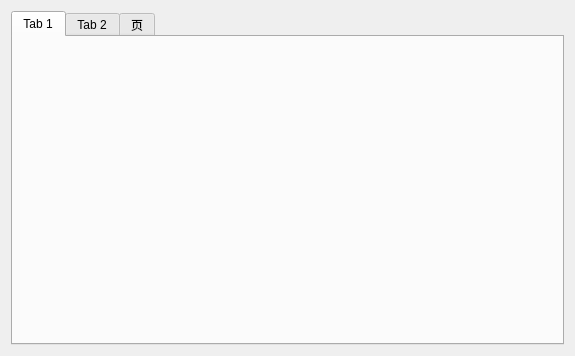
<?xml version="1.0" encoding="UTF-8"?>
<ui version="4.0">
 <class>settingDialog</class>
 <widget class="QDialog" name="settingDialog">
  <property name="geometry">
   <rect>
    <x>0</x>
    <y>0</y>
    <width>575</width>
    <height>356</height>
   </rect>
  </property>
  <property name="windowTitle">
   <string>Dialog</string>
  </property>
  <layout class="QGridLayout" name="gridLayout">
   <item row="0" column="0">
    <widget class="QTabWidget" name="tabWidget">
     <property name="currentIndex">
      <number>0</number>
     </property>
     <widget class="QWidget" name="tab">
      <attribute name="title">
       <string>Tab 1</string>
      </attribute>
     </widget>
     <widget class="QWidget" name="tab_2">
      <attribute name="title">
       <string>Tab 2</string>
      </attribute>
     </widget>
     <widget class="QWidget" name="tab_3">
      <attribute name="title">
       <string>页</string>
      </attribute>
     </widget>
    </widget>
   </item>
  </layout>
 </widget>
 <resources/>
 <connections/>
</ui>
